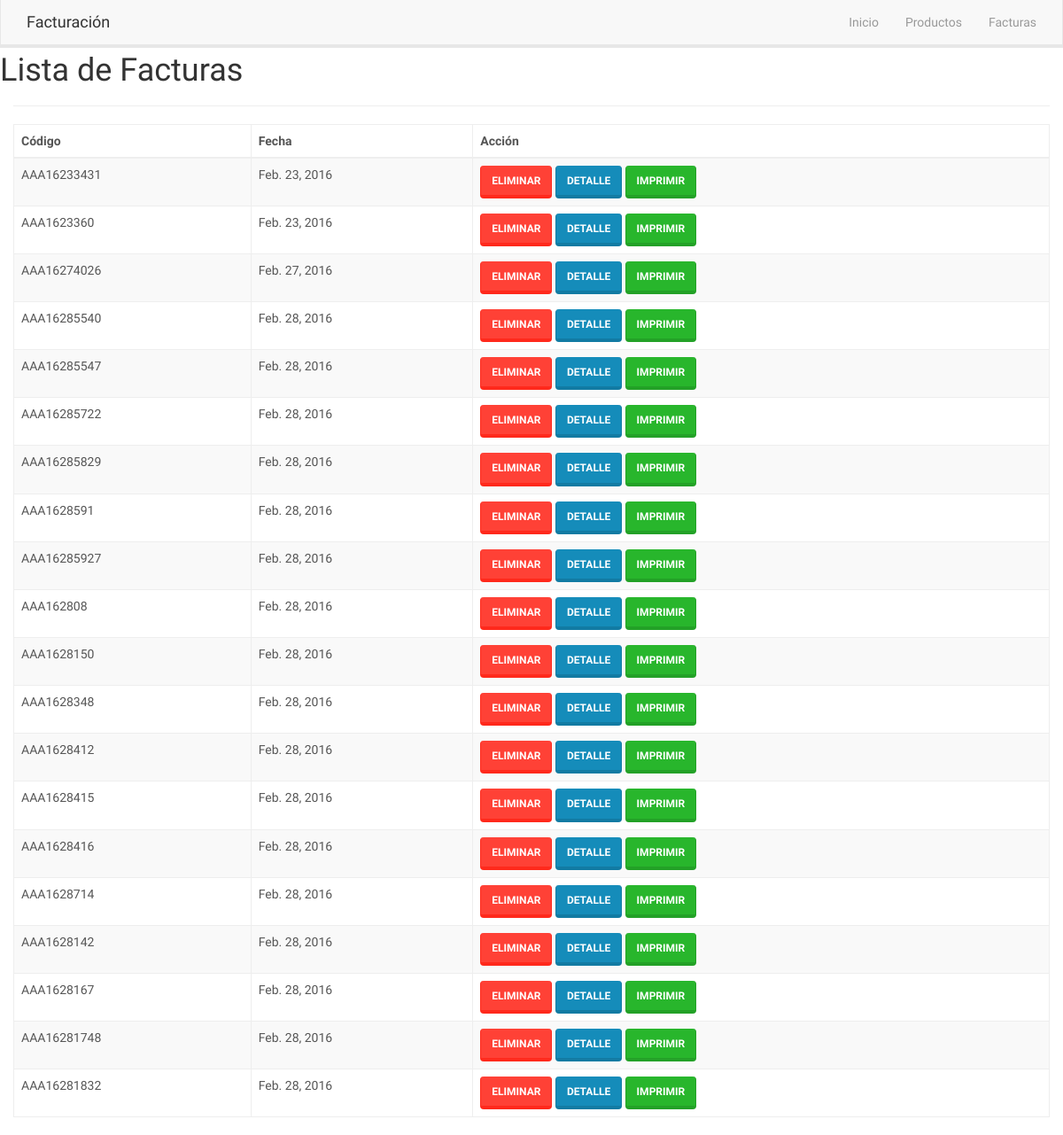
Before: /list-factura/ with the older database file.
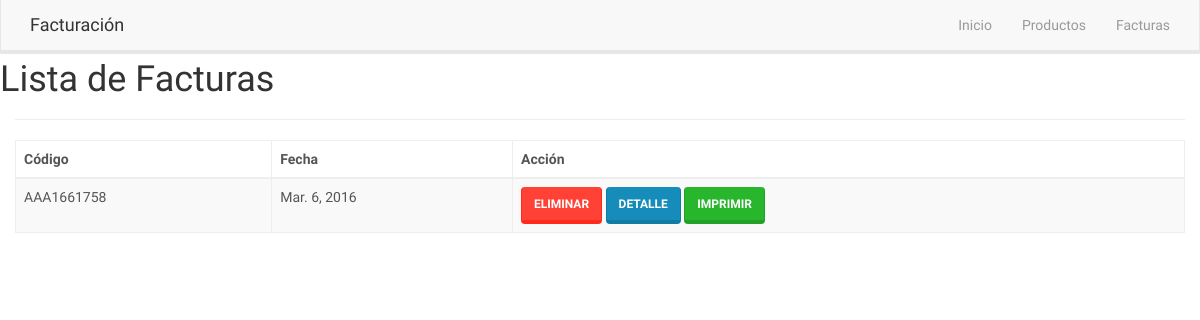
After: the same page with the newer database file.
### facturacion/apps/principal/models.py (models this page shows, shortened)
class Factura(models.Model):
	code = models.CharField(max_length = 10, blank = True, null = True)
	date = models.DateField(auto_now = False)

### facturacion/apps/principal/views.py (the view)
# urls.py: url(r'^list-factura/$', 'list_factura', name = 'list_factura'),
def list_factura(request):
	facturas = Factura.objects.all()
	return render(request, 'list_factura.html', {'title': 'Lista de Facturas', 'facturas': facturas})

### facturacion/apps/principal/templates/list_factura.html (shortened to what this page needs)
{% extends 'layout/base.html' %}
{% load static %}
{% block content_head %}
	<link rel="stylesheet" href="{% static 'css/jquery.dataTables.min.css' %}">
{% endblock content_head %}
{% block content %}
	{% include 'elements/menu.html' %}
	<div class="container">
		<div class="row">
			<div class="page-header">
				<div class="row">
					<h1>
						{{ title }}
					</h1>
				</div>
			</div>
		</div>
		<div class="row">
			<table id="list-factura" class="table table-striped table-bordered">
				<thead>
					<tr>
						<th>Código</th>
						<th>Fecha</th>
						<th>Acción</th>
					</tr>
				</thead>
				<tbody>
					{% for factura in facturas %}
					<tr class="factura-{{ factura.pk }}">
						<td>{{ factura.code }}</td>
						<td>{{ factura.date }}</td>
						<td>
							<a href="{% url 'delete_factura' factura.pk %}" class="delete btn btn-danger" id="{{ factura.pk }}">Eliminar</a>
							<a href="{% url 'detail_factura' factura.pk %}" class="btn btn-primary open-modal" data-toggle="modal" data-target="#Modal">Detalle</a>
							<a href="{% url 'pdf_factura' factura.pk %}" target='_blank' class='btn btn-success text-center'>Imprimir</a>
						</td>
					</tr>
					{% endfor %}
				</tbody>
			</table>
		</div>
	</div>
{% endblock content %}

### facturacion/apps/principal/templates/layout/base.html (shortened to what this page needs)
{% load static %}
<!DOCTYPE html>
<html lang="en">
<head>
	<link rel="stylesheet" href="{% static 'css/bootstrap.min.css' %}">
	<link rel="stylesheet" href="{% static 'css/jquery-ui.min.css' %}">
	<link rel="stylesheet" href="{% static 'css/lobibox.css' %}">
	{% block content_head %}{% endblock content_head %}
</head>
<body>
	{% block content %}{% endblock content %}
</body>
</html>

### facturacion/apps/principal/templates/elements/menu.html (shortened to what this page needs)
<div class="navbar navbar-default navbar-fixed-top">
	<div class="container">
		<div class="navbar-header">
			<a href="{% url 'home' %}" class="navbar-brand">Facturación</a>
		</div>
		<div class="navbar-collapse collapse" id="navbar-main">
			<ul class="nav navbar-nav navbar-right">
				<li><a href="{% url 'home' %}">Inicio</a></li>
				<li><a href="{% url 'list_product' %}">Productos</a></li>
				<li><a href="{% url 'list_factura' %}">Facturas</a></li>
			</ul>
		</div>
	</div>
</div>

Changed rows visible on the page:
removed Factura: code "AAA16233431", date "Feb. 23, 2016"
removed Factura: code "AAA1623360", date "Feb. 23, 2016"
removed Factura: code "AAA16274026", date "Feb. 27, 2016"
removed Factura: code "AAA16285540", date "Feb. 28, 2016"
removed Factura: code "AAA16285547", date "Feb. 28, 2016"
removed Factura: code "AAA16285722", date "Feb. 28, 2016"
removed Factura: code "AAA16285829", date "Feb. 28, 2016"
removed Factura: code "AAA1628591", date "Feb. 28, 2016"
removed Factura: code "AAA16285927", date "Feb. 28, 2016"
removed Factura: code "AAA162808", date "Feb. 28, 2016"
removed Factura: code "AAA1628150", date "Feb. 28, 2016"
removed Factura: code "AAA1628348", date "Feb. 28, 2016"
removed Factura: code "AAA1628412", date "Feb. 28, 2016"
removed Factura: code "AAA1628415", date "Feb. 28, 2016"
removed Factura: code "AAA1628416", date "Feb. 28, 2016"
removed Factura: code "AAA1628714", date "Feb. 28, 2016"
removed Factura: code "AAA1628142", date "Feb. 28, 2016"
removed Factura: code "AAA1628167", date "Feb. 28, 2016"
removed Factura: code "AAA16281748", date "Feb. 28, 2016"
removed Factura: code "AAA16281832", date "Feb. 28, 2016"
added Factura: code "AAA1661758", date "Mar. 6, 2016"
